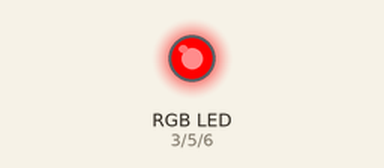
This sketch was run on a simulated Arduino Uno, built with avr-gcc and run on an emulated ATmega328P. Shown: an RGB LED mixed from three pins (HIGH = lit). Dim RGB values are drawn brighter than linear; random numbers use the default seed unless the sketch sets one.

Above: at 0.1 s.
At 5.1 s:
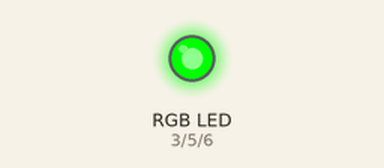
At 10.1 s:
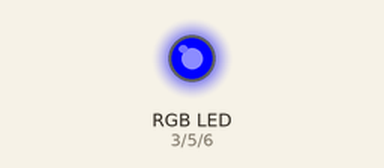
At 20.1 s:
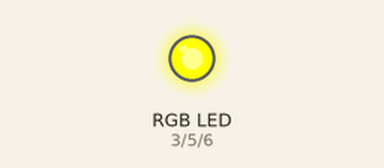
At 30.1 s:
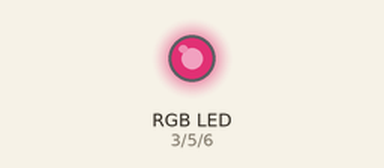
At 39.75 s:
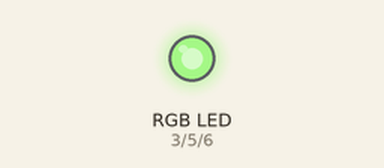
Timing chart, 0 to 40.0 s (numbered marks = the images above):
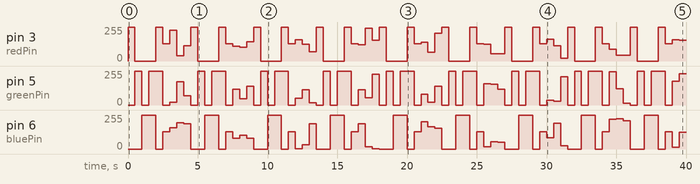

Measured:
- by itself, pin 3 (redPin): 0/255 → 255/255 at 0.00 s, → 0/255 0.50 s later, → 255/255 1.5 s later, → 128/255 0.50 s later, … (62 changes in this stretch)
- by itself, pin 5 (greenPin): 0/255 → 255/255 at 0.50 s, → 0/255 0.50 s later, → 255/255 0.50 s later, → 0/255 1.0 s later, … (70 changes in this stretch)

The sketch:

RGB_setColor_funksjon.ino
```cpp
int redPin = 3;
int greenPin = 5;
int bluePin = 6;

void setup()
  {
    pinMode(redPin , OUTPUT);
    pinMode(greenPin , OUTPUT);
    pinMode(bluePin , OUTPUT);
  }

void loop()
  {
    setColor(255, 0, 0);                    // Red
    delay(500);
    setColor(0, 255, 0);                    // Green
    delay(500);
    setColor(0, 0, 255);                    // Blue
    delay(500);
    setColor(0,255,255);                    // Aqua
    delay(500);
    setColor(255, 255, 0);                  // Yellow
    delay(500);
    setColor(128,0,128);                    // Purple
    delay(500);
    randomColor();                          // Random Color
    delay(500);
    randomColor();                          // Random Color
    delay(500);
    randomColor();                          // Random Color
    delay(500);
  }

//*********************************************************

void setColor(int red, int green, int blue)
  {
    analogWrite(redPin, red);
    analogWrite(greenPin, green);
    analogWrite(bluePin, blue);
  }

void randomColor()
  {
    analogWrite(redPin, random(255));
    analogWrite(greenPin, random(255));
    analogWrite(bluePin, random(255));
  }
```
